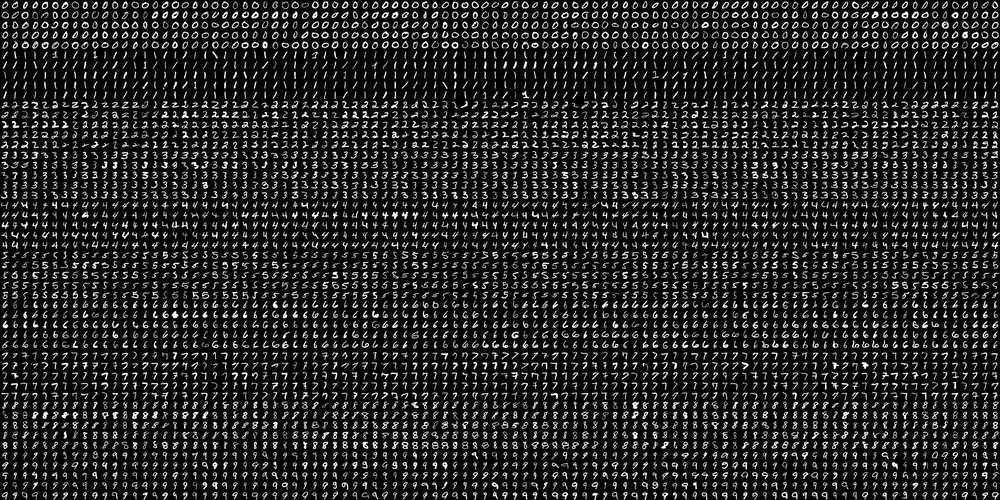
#> input picture mnist.png, 1000 x 500 px, shrunk from 2000 x 1000 before the run
$ python noisyBoard.py --image mnist.png
#> lines starting #> are read from the running program, lines starting #| are printed output that depends on the picture
import cv2
import argparse
parser=argparse.ArgumentParser()
parser.add_argument('--image')
args=parser.parse_args()
image=cv2.imread(args.image,cv2.IMREAD_GRAYSCALE)
#> image is the input picture: shape (500, 1000); min 0, max 255, mean 36.1
image = cv2.medianBlur(image,3)
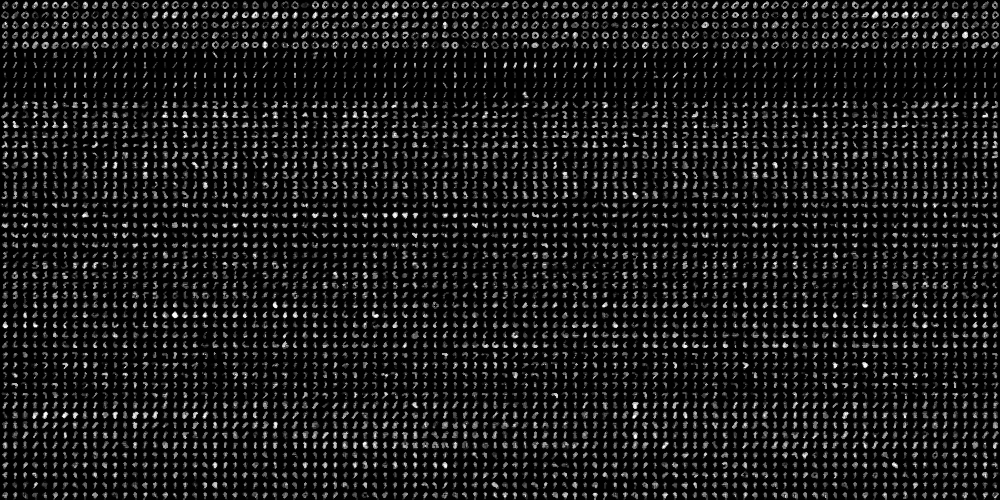
#> image: shape (500, 1000); min 0, max 255, mean 24.9
cv2.imshow('',image)
cv2.waitKey(0)
